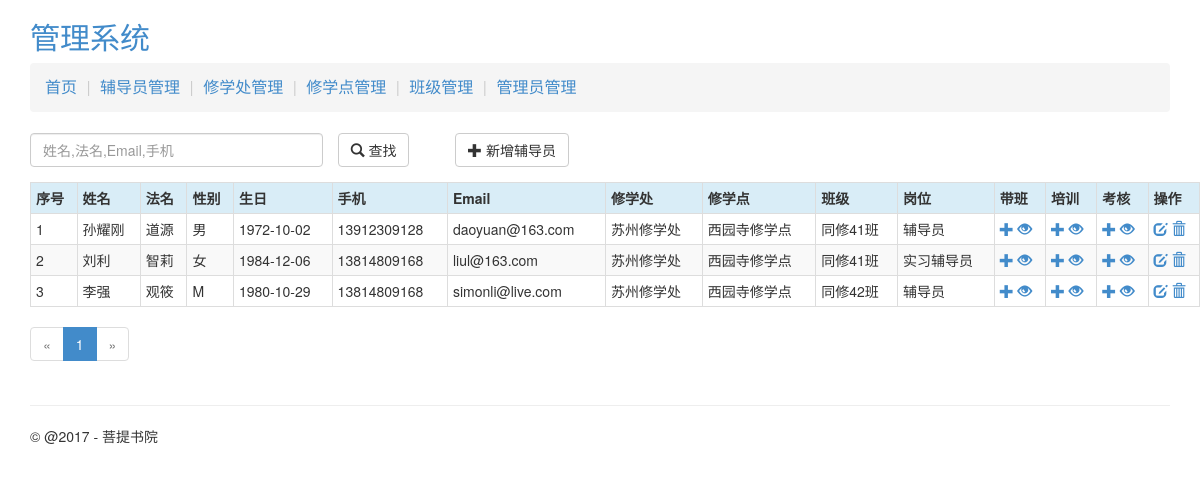
The app's page /counselor/list (signed in), older data.
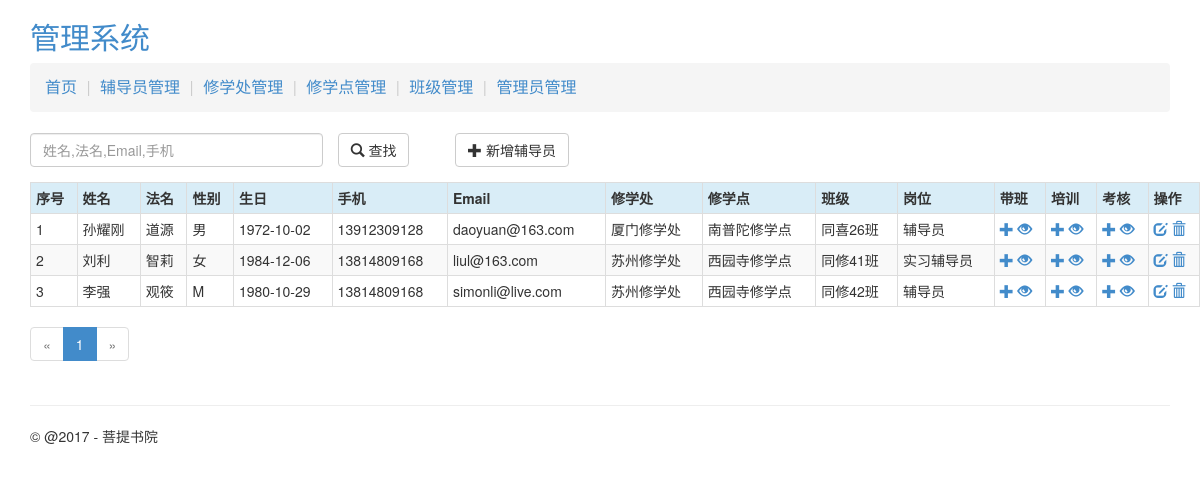
The same page, newer data.
### putidms/models/counselor.py (models this page shows, shortened)
class Counselor(db.Model):
    __tablename__ = 'counselors'
    id = db.Column(db.Integer, primary_key=True, autoincrement=True)
    username = db.Column(db.String(100), nullable=False, index=True)
    religiousname = db.Column(db.String(100))
    gender = db.Column(db.String(50))
    birthday = db.Column(db.Date)
    mobile = db.Column(db.String(50))
    email = db.Column(db.String(100))
    class_id = db.Column(db.Integer, db.ForeignKey('classes.id'))
    duty_id = db.Column(db.Integer, db.ForeignKey('duties.id'))  # 岗位
    is_delete = db.Column(db.Integer, default=0)
    create_user = db.Column(db.Integer)
    create_time = db.Column(db.DateTime, default=datetime.utcnow)
    update_user = db.Column(db.Integer)
    update_time = db.Column(db.DateTime, default=datetime.utcnow)
    lead_class_records = db.relationship('LeadClassRecord', backref='counselor', lazy='dynamic')
    training_records = db.relationship('TrainingRecord', backref='counselor', lazy='dynamic')
    evaluation_records = db.relationship('EvaluationRecord', backref='counselor', lazy='dynamic')

### putidms/models/org.py (models this page shows, shortened)
class Division(db.Model):
    __tablename__ = 'divisions'
    id = db.Column(db.Integer, primary_key=True, autoincrement=True)
    name = db.Column(db.String(255), index=True, unique=True, nullable=False)
    desc = db.Column(db.Text)
    update_user = db.Column(db.Integer)
    create_time = db.Column(db.DateTime, default=datetime.utcnow)
    update_time = db.Column(db.DateTime, default=datetime.utcnow)
    departments = db.relationship('Department', backref='division', lazy='dynamic')
    users = db.relationship('User', backref='division', lazy='dynamic')

class Department(db.Model):
    __tablename__ = 'departments'
    id = db.Column(db.Integer, primary_key=True, autoincrement=True)
    name = db.Column(db.String(255), index=True, unique=True, nullable=False)
    desc = db.Column(db.Text)
    update_user = db.Column(db.Integer)
    create_time = db.Column(db.DateTime, default=datetime.utcnow)
    update_time = db.Column(db.DateTime, default=datetime.utcnow)
    division_id = db.Column(db.Integer, db.ForeignKey('divisions.id'))
    classes = db.relationship('Class', backref='department', lazy='dynamic')

class Class(db.Model):
    __tablename__ = 'classes'
    id = db.Column(db.Integer, primary_key=True, autoincrement=True)
    name = db.Column(db.String(255), index=True, unique=True, nullable=False)
    number = db.Column(db.String(255), unique=True, nullable=False, index=True)  # 班级编号
    desc = db.Column(db.Text)
    update_user = db.Column(db.Integer)
    create_time = db.Column(db.DateTime, default=datetime.utcnow)
    update_time = db.Column(db.DateTime, default=datetime.utcnow)
    department_id = db.Column(db.Integer, db.ForeignKey('departments.id'))
    counselors = db.relationship('Counselor', backref='class_', lazy='dynamic')
    lead_class_records = db.relationship('LeadClassRecord', backref='class_', lazy='dynamic')

class Duty(db.Model):
    __tablename__ = 'duties'
    id = db.Column(db.Integer, primary_key=True, autoincrement=True)
    name = db.Column(db.String(255), index=True, unique=True, nullable=False)
    desc = db.Column(db.Text)
    update_user = db.Column(db.Integer)
    create_time = db.Column(db.DateTime, default=datetime.utcnow)
    update_time = db.Column(db.DateTime, default=datetime.utcnow)
    counselors = db.relationship('Counselor', backref='duty', lazy='dynamic')
    lead_class_records = db.relationship('LeadClassRecord', backref='duty', lazy='dynamic')

### putidms/main/views.py (the view)
@mod.route('/counselor/list')
@login_required
def counselor_list():
    page = request.args.get('page', 1, type=int)
    pagination = Counselor.query.filter_by(is_delete=0).order_by(Counselor.update_time.desc()) \
        .paginate(page, per_page=current_app.config['ITEMS_PER_PAGE'], error_out=False)
    counselors = pagination.items
    return render_template('main/counselor_list.html', counselors=counselors, pagination=pagination,
                           endpoint='.counselor_list')

### putidms/models/user.py (called while the page is built)
@login_manager.user_loader
def load_user(user_id):
    return User.query.get(int(user_id))

### putidms/templates/main/counselor_list.html (shortened to what this page needs)
{% extends 'base.html' %}
{% from "_macros.html" import pagination_widget %}
{% block content %}
    <div class="row">
        <div class="col-md-12">
            <div class="row">
                <form action="{{ url_for('main.counselor_search') }}" method="post" role="form" class="form-horizontal">
                    <div class="col-md-3">
                        <div class="form-group">
                            <input class="form-control" type="text" id="keyword" name="keyword"
                                   value="{{ keyword }}"
                                   placeholder="姓名,法名,Email,手机">
                        </div>
                    </div>
                    <div class="col-md-1">
                        <button type="submit" class="btn btn-default">
                            <span class="glyphicon glyphicon-search"></span> 查找
                        </button>
                    </div>
                </form>
                <div class="col-md-2" style="margin-left: 20px;">
                    <a class="btn btn-default" href="{{ url_for('main.counselor_add') }}" role="button">
                        <span class="glyphicon glyphicon-plus"></span> 新增辅导员
                    </a>
                </div>
            </div>
            {% if counselors %}
                <div class="row">
                    <table class="table table-striped table-bordered table-hover table-condensed">
                        <tr class="info">
                            <th>序号</th>
                            <th>姓名</th>
                            <th>法名</th>
                            <th>性别</th>
                            <th>生日</th>
                            <th>手机</th>
                            <th>Email</th>
                            <th>修学处</th>
                            <th>修学点</th>
                            <th>班级</th>
                            <th>岗位</th>
                            <th>带班</th>
                            <th>培训</th>
                            <th>考核</th>
                            <th>操作</th>
                        </tr>
                        {% for c in counselors %}
                            <tr>
                                <td>{{ (pagination.page - 1) * config.ITEMS_PER_PAGE + loop.index }}</td>
                                <td>{{ c.username }}</td>
                                <td>{{ c.religiousname }} </td>
                                <td>{{ c.gender }}</td>
                                <td>{{ c.birthday }}</td>
                                <td>{{ c.mobile }}</td>
                                <td>{{ c.email }}</td>
                                <td>{{ c.class_.department.division.name }}</td>
                                <td>{{ c.class_.department.name }}</td>
                                <td>{{ c.class_.name }}</td>
                                <td>{{ c.duty.name }}</td>
                                <td>
                                    <a href="{{ url_for('main.leadclass_add',cid=c.id) }}" title="添加带班记录">
                                        <span class="glyphicon glyphicon-plus"></span>
                                    </a>
                                    <a href="{{ url_for('main.leadclass_list',cid=c.id) }}" title="查看带班记录">
                                        <span class="glyphicon glyphicon-eye-open"></span>
                                    </a>
                                </td>
                                <td>
                                    <a href="{{ url_for('main.training_add',cid=c.id) }}" title="添加培训记录">
                                        <span class="glyphicon glyphicon-plus"></span>
                                    </a>
                                    <a href="{{ url_for('main.training_list',cid=c.id) }}" title="查看培训记录">
                                        <span class="glyphicon glyphicon-eye-open"></span>
                                    </a>
                                </td>
                                <td>
                                    <a href="{{ url_for('main.evaluation_add',cid=c.id) }}" title="添加考核记录">
                                        <span class="glyphicon glyphicon-plus"></span>
                                    </a>
                                    <a href="{{ url_for('main.evaluation_list',cid=c.id) }}" title="查看考核记录">
                                        <span class="glyphicon glyphicon-eye-open"></span>
                                    </a>
                                </td>
                                <td>
                                    <a href="{{ url_for('main.counselor_edit',id=c.id) }}" title="编辑">
                                        <span class="glyphicon glyphicon-edit"></span>
                                    </a>
                                    <a href="javascript:void(0);" title="删除辅导员"
                                       onclick="confirm_delete('{{ url_for("main.counselor_delete",id=c.id) }}');">
                                        <span class="glyphicon glyphicon-trash"></span>
                                    </a>
                                </td>
                            </tr>
                        {% endfor %}
                    </table>
                    {{ pagination_widget(pagination, endpoint) }}
                </div>
            {% else %}
                <div class="row">
                    <div class="col-md-12">
                        没有找到相关资料！
                    </div>
                </div>
            {% endif %}
        </div>
    </div>
{% endblock %}

### putidms/templates/base.html (shortened to what this page needs)
<!DOCTYPE html>
<html lang="en">
<head>
    {% block css %}
        <link href="{{ url_for('static', filename='bootstrap/css/bootstrap.min.css') }}" rel="stylesheet"
              type="text/css"/>
        <link href="{{ url_for('static', filename='css/common.css') }}" rel="stylesheet" type="text/css"/>
        <link href="{{ url_for('static', filename='css/jquery-confirm.min.css') }}" rel="stylesheet" type="text/css"/>
    {% endblock %}
</head>
<body>
<header>
    <div class="container">
        <div class="row">
            <div class="col-md-12">
                <h2 class="putidms-title"><a href="{{ url_for('main.index') }}">管理系统</a></h2>
            </div>
        </div>
        <div class="row">
            <div class="col-md-12">
                <ol class="breadcrumb">
                    <li><a href="{{ url_for('main.index') }}">首页</a></li>
                    <li><a href="{{ url_for('main.counselor_list') }}">辅导员管理</a></li>
                    <li class="active"><a href="{{ url_for('admin.division_list') }}">修学处管理</a></li>
                    <li><a href="{{ url_for('admin.department_list') }}">修学点管理</a></li>
                    <li><a href="{{ url_for('admin.class_list') }}">班级管理</a></li>
                    <li><a href="{{ url_for('auth.user_list') }}">管理员管理</a></li>
                </ol>
            </div>
        </div>
    </div>
</header>
<div class="container">
    <div class="row">
        <div class="col-md-12">
        </div>
    </div>
    <div class="row">
        <div class="col-md-12" style="margin-left: 15px;">
            {% block content %}{% endblock %}
        </div>
    </div>
</div>
<footer>
    <div class="container">
        <hr/>
        <p>&copy; @2017 - 菩提书院</p>
    </div>
</footer>
</body>
</html>

### putidms/templates/_macros.html (shortened to what this page needs)
{% macro pagination_widget(pagination, endpoint, fragment='') %}
    <ul class="pagination">
        <li{% if not pagination.has_prev %} class="disabled"{% endif %}>
            <a href="{% if pagination.has_prev %}{{ url_for(endpoint,
                page = pagination.page - 1, **kwargs) }}{{ fragment }}{% else %}#{% endif %}">
                &laquo;
            </a>
        </li>
        {% for p in pagination.iter_pages() %}
            {% if p %}
                {% if p == pagination.page %}
                    <li class="active">
                        <a href="{{ url_for(endpoint, page = p, **kwargs) }}{{ fragment }}">{{ p }}</a>
                    </li>
                {% else %}
                    <li>
                        <a href="{{ url_for(endpoint, page = p, **kwargs) }}{{ fragment }}">{{ p }}</a>
                    </li>
                {% endif %}
            {% else %}
                <li class="disabled"><a href="#">&hellip;</a></li>
            {% endif %}
        {% endfor %}
        <li{% if not pagination.has_next %} class="disabled"{% endif %}>
            <a href="{% if pagination.has_next %}{{ url_for(endpoint,
                page = pagination.page + 1, **kwargs) }}{{ fragment }}{% else %}#{% endif %}">
                &raquo;
            </a>
        </li>
    </ul>
{% endmacro %}

### putidms/static/css/common.css (style rules this page uses)
.pagination { margin-top: 0px; }
.breadcrumb { padding: 13px 15px; font-size: 16px; }
.breadcrumb > li + li:before { padding: 0 5px; color: #ccc; content: "|\00a0"; }

Row changes from the older to the newer data that the page shows:
changed Counselor "孙耀刚": class_.department.division.name "苏州修学处" → "厦门修学处"; class_.department.name "西园寺修学点" → "南普陀修学点"; class_.name "同修41班" → "同喜26班"
